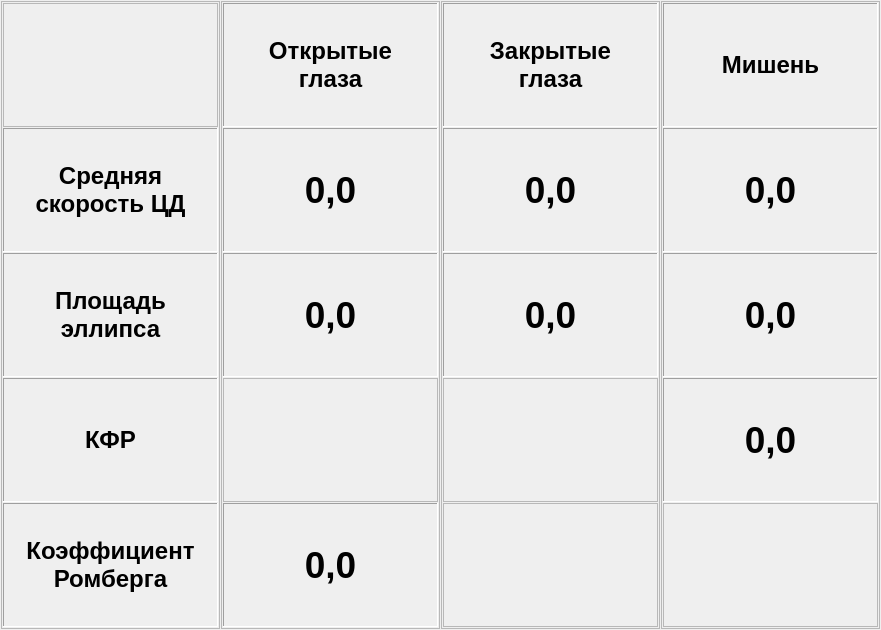
<?xml version="1.0" encoding="UTF-8"?>
<ui version="4.0">
 <class>StateChampionsWidget</class>
 <widget class="QWidget" name="StateChampionsWidget">
  <property name="geometry">
   <rect>
    <x>0</x>
    <y>0</y>
    <width>881</width>
    <height>630</height>
   </rect>
  </property>
  <property name="font">
   <font>
    <pointsize>20</pointsize>
    <weight>75</weight>
    <bold>true</bold>
   </font>
  </property>
  <property name="windowTitle">
   <string>Form</string>
  </property>
  <layout class="QHBoxLayout" name="horizontalLayout">
   <property name="spacing">
    <number>1</number>
   </property>
   <property name="leftMargin">
    <number>1</number>
   </property>
   <property name="topMargin">
    <number>1</number>
   </property>
   <property name="rightMargin">
    <number>1</number>
   </property>
   <property name="bottomMargin">
    <number>1</number>
   </property>
   <item>
    <widget class="QFrame" name="frFactorsName">
     <property name="frameShape">
      <enum>QFrame::StyledPanel</enum>
     </property>
     <property name="frameShadow">
      <enum>QFrame::Raised</enum>
     </property>
     <layout class="QVBoxLayout" name="verticalLayout">
      <property name="spacing">
       <number>1</number>
      </property>
      <property name="leftMargin">
       <number>1</number>
      </property>
      <property name="topMargin">
       <number>1</number>
      </property>
      <property name="rightMargin">
       <number>1</number>
      </property>
      <property name="bottomMargin">
       <number>1</number>
      </property>
      <item>
       <widget class="QFrame" name="frTopLeftSpace">
        <property name="frameShape">
         <enum>QFrame::StyledPanel</enum>
        </property>
        <property name="frameShadow">
         <enum>QFrame::Raised</enum>
        </property>
       </widget>
      </item>
      <item>
       <widget class="QFrame" name="frSpeedName">
        <property name="frameShape">
         <enum>QFrame::Panel</enum>
        </property>
        <property name="frameShadow">
         <enum>QFrame::Sunken</enum>
        </property>
        <layout class="QHBoxLayout" name="horizontalLayout_5">
         <item>
          <widget class="QLabel" name="lblSpeedName">
           <property name="font">
            <font>
             <pointsize>18</pointsize>
             <weight>75</weight>
             <bold>true</bold>
            </font>
           </property>
           <property name="text">
            <string>Средняя
скорость ЦД</string>
           </property>
           <property name="alignment">
            <set>Qt::AlignCenter</set>
           </property>
          </widget>
         </item>
        </layout>
       </widget>
      </item>
      <item>
       <widget class="QFrame" name="frSquareName">
        <property name="frameShape">
         <enum>QFrame::Panel</enum>
        </property>
        <property name="frameShadow">
         <enum>QFrame::Sunken</enum>
        </property>
        <layout class="QHBoxLayout" name="horizontalLayout_6">
         <item>
          <widget class="QLabel" name="lblSquareName">
           <property name="font">
            <font>
             <pointsize>18</pointsize>
             <weight>75</weight>
             <bold>true</bold>
            </font>
           </property>
           <property name="text">
            <string>Площадь
эллипса</string>
           </property>
           <property name="alignment">
            <set>Qt::AlignCenter</set>
           </property>
          </widget>
         </item>
        </layout>
       </widget>
      </item>
      <item>
       <widget class="QFrame" name="frKFRName">
        <property name="frameShape">
         <enum>QFrame::Panel</enum>
        </property>
        <property name="frameShadow">
         <enum>QFrame::Sunken</enum>
        </property>
        <layout class="QHBoxLayout" name="horizontalLayout_7">
         <item>
          <widget class="QLabel" name="lblKFRName">
           <property name="font">
            <font>
             <pointsize>18</pointsize>
             <weight>75</weight>
             <bold>true</bold>
            </font>
           </property>
           <property name="text">
            <string>КФР</string>
           </property>
           <property name="alignment">
            <set>Qt::AlignCenter</set>
           </property>
          </widget>
         </item>
        </layout>
       </widget>
      </item>
      <item>
       <widget class="QFrame" name="frRombKoefName">
        <property name="font">
         <font>
          <pointsize>20</pointsize>
         </font>
        </property>
        <property name="frameShape">
         <enum>QFrame::Panel</enum>
        </property>
        <property name="frameShadow">
         <enum>QFrame::Sunken</enum>
        </property>
        <layout class="QHBoxLayout" name="horizontalLayout_8">
         <item>
          <widget class="QLabel" name="lblRombKoefName">
           <property name="font">
            <font>
             <pointsize>18</pointsize>
             <weight>75</weight>
             <bold>true</bold>
            </font>
           </property>
           <property name="text">
            <string>Коэффициент
Ромберга</string>
           </property>
           <property name="alignment">
            <set>Qt::AlignCenter</set>
           </property>
          </widget>
         </item>
        </layout>
       </widget>
      </item>
     </layout>
    </widget>
   </item>
   <item>
    <widget class="QFrame" name="frProbe1">
     <property name="frameShape">
      <enum>QFrame::StyledPanel</enum>
     </property>
     <property name="frameShadow">
      <enum>QFrame::Raised</enum>
     </property>
     <layout class="QVBoxLayout" name="verticalLayout_2">
      <property name="spacing">
       <number>1</number>
      </property>
      <property name="leftMargin">
       <number>1</number>
      </property>
      <property name="topMargin">
       <number>1</number>
      </property>
      <property name="rightMargin">
       <number>1</number>
      </property>
      <property name="bottomMargin">
       <number>1</number>
      </property>
      <item>
       <widget class="QFrame" name="frProbe1Name">
        <property name="frameShape">
         <enum>QFrame::Panel</enum>
        </property>
        <property name="frameShadow">
         <enum>QFrame::Sunken</enum>
        </property>
        <layout class="QHBoxLayout" name="horizontalLayout_2">
         <item>
          <widget class="QLabel" name="lblProbe1Name">
           <property name="font">
            <font>
             <pointsize>18</pointsize>
             <weight>75</weight>
             <bold>true</bold>
            </font>
           </property>
           <property name="text">
            <string>Открытые
глаза</string>
           </property>
           <property name="alignment">
            <set>Qt::AlignCenter</set>
           </property>
          </widget>
         </item>
        </layout>
       </widget>
      </item>
      <item>
       <widget class="QFrame" name="frSpeedProbe1">
        <property name="frameShape">
         <enum>QFrame::Panel</enum>
        </property>
        <property name="frameShadow">
         <enum>QFrame::Sunken</enum>
        </property>
        <layout class="QHBoxLayout" name="horizontalLayout_9">
         <item>
          <widget class="QLabel" name="lblSpeedProbe1">
           <property name="font">
            <font>
             <pointsize>28</pointsize>
             <weight>75</weight>
             <bold>true</bold>
            </font>
           </property>
           <property name="text">
            <string>0,0</string>
           </property>
           <property name="alignment">
            <set>Qt::AlignCenter</set>
           </property>
          </widget>
         </item>
        </layout>
       </widget>
      </item>
      <item>
       <widget class="QFrame" name="frSquareProbe1">
        <property name="frameShape">
         <enum>QFrame::Panel</enum>
        </property>
        <property name="frameShadow">
         <enum>QFrame::Sunken</enum>
        </property>
        <layout class="QHBoxLayout" name="horizontalLayout_12">
         <item>
          <widget class="QLabel" name="lblSquareProbe1">
           <property name="font">
            <font>
             <pointsize>28</pointsize>
             <weight>75</weight>
             <bold>true</bold>
            </font>
           </property>
           <property name="text">
            <string>0,0</string>
           </property>
           <property name="alignment">
            <set>Qt::AlignCenter</set>
           </property>
          </widget>
         </item>
        </layout>
       </widget>
      </item>
      <item>
       <widget class="QFrame" name="frKFRProbe1">
        <property name="frameShape">
         <enum>QFrame::StyledPanel</enum>
        </property>
        <property name="frameShadow">
         <enum>QFrame::Raised</enum>
        </property>
       </widget>
      </item>
      <item>
       <widget class="QFrame" name="frRombKoefValue">
        <property name="frameShape">
         <enum>QFrame::Panel</enum>
        </property>
        <property name="frameShadow">
         <enum>QFrame::Sunken</enum>
        </property>
        <layout class="QHBoxLayout" name="horizontalLayout_16">
         <item>
          <widget class="QLabel" name="lblRombKoefValue">
           <property name="font">
            <font>
             <pointsize>28</pointsize>
             <weight>75</weight>
             <bold>true</bold>
            </font>
           </property>
           <property name="text">
            <string>0,0</string>
           </property>
           <property name="alignment">
            <set>Qt::AlignCenter</set>
           </property>
          </widget>
         </item>
        </layout>
       </widget>
      </item>
     </layout>
    </widget>
   </item>
   <item>
    <widget class="QFrame" name="frProbe2">
     <property name="frameShape">
      <enum>QFrame::StyledPanel</enum>
     </property>
     <property name="frameShadow">
      <enum>QFrame::Raised</enum>
     </property>
     <layout class="QVBoxLayout" name="verticalLayout_3">
      <property name="spacing">
       <number>1</number>
      </property>
      <property name="leftMargin">
       <number>1</number>
      </property>
      <property name="topMargin">
       <number>1</number>
      </property>
      <property name="rightMargin">
       <number>1</number>
      </property>
      <property name="bottomMargin">
       <number>1</number>
      </property>
      <item>
       <widget class="QFrame" name="frProbe2Name">
        <property name="frameShape">
         <enum>QFrame::Panel</enum>
        </property>
        <property name="frameShadow">
         <enum>QFrame::Sunken</enum>
        </property>
        <layout class="QHBoxLayout" name="horizontalLayout_3">
         <item>
          <widget class="QLabel" name="lblProbe2Name">
           <property name="font">
            <font>
             <pointsize>18</pointsize>
             <weight>75</weight>
             <bold>true</bold>
            </font>
           </property>
           <property name="text">
            <string>Закрытые
глаза</string>
           </property>
           <property name="alignment">
            <set>Qt::AlignCenter</set>
           </property>
          </widget>
         </item>
        </layout>
       </widget>
      </item>
      <item>
       <widget class="QFrame" name="frSpeedProbe2">
        <property name="frameShape">
         <enum>QFrame::Panel</enum>
        </property>
        <property name="frameShadow">
         <enum>QFrame::Sunken</enum>
        </property>
        <layout class="QHBoxLayout" name="horizontalLayout_10">
         <item>
          <widget class="QLabel" name="lblSpeedProbe2">
           <property name="font">
            <font>
             <pointsize>28</pointsize>
             <weight>75</weight>
             <bold>true</bold>
            </font>
           </property>
           <property name="text">
            <string>0,0</string>
           </property>
           <property name="alignment">
            <set>Qt::AlignCenter</set>
           </property>
          </widget>
         </item>
        </layout>
       </widget>
      </item>
      <item>
       <widget class="QFrame" name="frSquareProbe2">
        <property name="frameShape">
         <enum>QFrame::Panel</enum>
        </property>
        <property name="frameShadow">
         <enum>QFrame::Sunken</enum>
        </property>
        <layout class="QHBoxLayout" name="horizontalLayout_13">
         <item>
          <widget class="QLabel" name="lblSquareProbe2">
           <property name="font">
            <font>
             <pointsize>28</pointsize>
             <weight>75</weight>
             <bold>true</bold>
            </font>
           </property>
           <property name="text">
            <string>0,0</string>
           </property>
           <property name="alignment">
            <set>Qt::AlignCenter</set>
           </property>
          </widget>
         </item>
        </layout>
       </widget>
      </item>
      <item>
       <widget class="QFrame" name="frKFRProbe2">
        <property name="frameShape">
         <enum>QFrame::StyledPanel</enum>
        </property>
        <property name="frameShadow">
         <enum>QFrame::Raised</enum>
        </property>
       </widget>
      </item>
      <item>
       <widget class="QFrame" name="frSpaceDown1">
        <property name="frameShape">
         <enum>QFrame::StyledPanel</enum>
        </property>
        <property name="frameShadow">
         <enum>QFrame::Raised</enum>
        </property>
       </widget>
      </item>
     </layout>
    </widget>
   </item>
   <item>
    <widget class="QFrame" name="frProbe3">
     <property name="frameShape">
      <enum>QFrame::StyledPanel</enum>
     </property>
     <property name="frameShadow">
      <enum>QFrame::Raised</enum>
     </property>
     <layout class="QVBoxLayout" name="verticalLayout_4">
      <property name="spacing">
       <number>1</number>
      </property>
      <property name="leftMargin">
       <number>1</number>
      </property>
      <property name="topMargin">
       <number>1</number>
      </property>
      <property name="rightMargin">
       <number>1</number>
      </property>
      <property name="bottomMargin">
       <number>1</number>
      </property>
      <item>
       <widget class="QFrame" name="frProbe3Name">
        <property name="font">
         <font>
          <pointsize>24</pointsize>
          <weight>75</weight>
          <bold>true</bold>
         </font>
        </property>
        <property name="frameShape">
         <enum>QFrame::Panel</enum>
        </property>
        <property name="frameShadow">
         <enum>QFrame::Sunken</enum>
        </property>
        <layout class="QHBoxLayout" name="horizontalLayout_4">
         <item>
          <widget class="QLabel" name="lblProbe3Name">
           <property name="font">
            <font>
             <pointsize>18</pointsize>
             <weight>75</weight>
             <bold>true</bold>
            </font>
           </property>
           <property name="text">
            <string>Мишень</string>
           </property>
           <property name="alignment">
            <set>Qt::AlignCenter</set>
           </property>
          </widget>
         </item>
        </layout>
       </widget>
      </item>
      <item>
       <widget class="QFrame" name="frSpeedProbe3">
        <property name="frameShape">
         <enum>QFrame::Panel</enum>
        </property>
        <property name="frameShadow">
         <enum>QFrame::Sunken</enum>
        </property>
        <layout class="QHBoxLayout" name="horizontalLayout_11">
         <item>
          <widget class="QLabel" name="lblSpeedProbe3">
           <property name="font">
            <font>
             <pointsize>28</pointsize>
             <weight>75</weight>
             <bold>true</bold>
            </font>
           </property>
           <property name="text">
            <string>0,0</string>
           </property>
           <property name="alignment">
            <set>Qt::AlignCenter</set>
           </property>
          </widget>
         </item>
        </layout>
       </widget>
      </item>
      <item>
       <widget class="QFrame" name="frSquareProbe3">
        <property name="frameShape">
         <enum>QFrame::Panel</enum>
        </property>
        <property name="frameShadow">
         <enum>QFrame::Sunken</enum>
        </property>
        <layout class="QHBoxLayout" name="horizontalLayout_14">
         <item>
          <widget class="QLabel" name="lblSquareProbe3">
           <property name="font">
            <font>
             <pointsize>28</pointsize>
             <weight>75</weight>
             <bold>true</bold>
            </font>
           </property>
           <property name="text">
            <string>0,0</string>
           </property>
           <property name="alignment">
            <set>Qt::AlignCenter</set>
           </property>
          </widget>
         </item>
        </layout>
       </widget>
      </item>
      <item>
       <widget class="QFrame" name="frKFRProbe3">
        <property name="frameShape">
         <enum>QFrame::Panel</enum>
        </property>
        <property name="frameShadow">
         <enum>QFrame::Sunken</enum>
        </property>
        <layout class="QHBoxLayout" name="horizontalLayout_15">
         <item>
          <widget class="QLabel" name="lblKFRProbe3">
           <property name="font">
            <font>
             <pointsize>28</pointsize>
             <weight>75</weight>
             <bold>true</bold>
            </font>
           </property>
           <property name="text">
            <string>0,0</string>
           </property>
           <property name="alignment">
            <set>Qt::AlignCenter</set>
           </property>
          </widget>
         </item>
        </layout>
       </widget>
      </item>
      <item>
       <widget class="QFrame" name="frSpaceDown2">
        <property name="frameShape">
         <enum>QFrame::StyledPanel</enum>
        </property>
        <property name="frameShadow">
         <enum>QFrame::Raised</enum>
        </property>
       </widget>
      </item>
     </layout>
    </widget>
   </item>
  </layout>
 </widget>
 <resources/>
 <connections/>
</ui>
